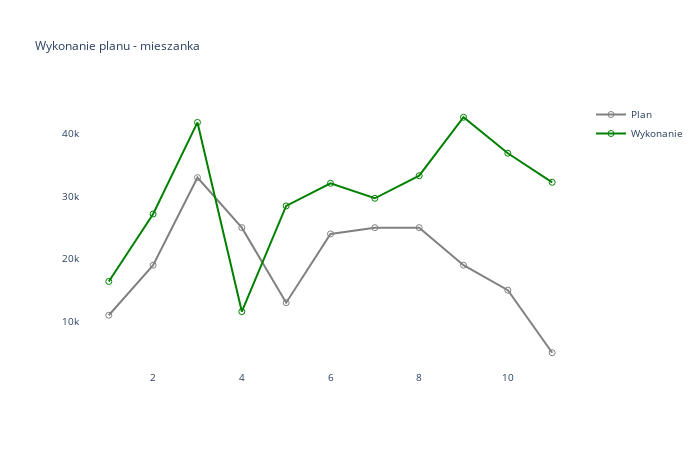

Here is the notebook cell this chart was saved with:
### Markdown cell above
#### Pozostałe asortymenty

### Code cell
# Mieszanka

t_sprzedaz_temp=t_sprzedaz_p[t_sprzedaz_p['TYP']=='MIESZANKA'].copy()
t_wykres=t_sprzedaz_temp.groupby(['M'],as_index=False)[['P_Ile','W_Ile']].sum()
t_wykres=t_wykres[t_wykres['M']<=msc]
#t_wykres['P_Ile']=t_wykres['P_Ile'].cumsum()
#t_wykres['W_Ile']=t_wykres['W_Ile'].cumsum()

fig=make_subplots(rows=1,cols=1)
fig.add_trace(go.Scatter(x=t_wykres['M'], y=t_wykres['P_Ile'],  marker_symbol='circle-open',name="Plan",line= {"color": "gray", "width": 2}),row=1,col=1)
fig.add_trace(go.Scatter(x=t_wykres['M'], y=t_wykres['W_Ile'],  marker_symbol='circle-open',name="Wykonanie",line= {"color": "green", "width": 2}),row=1,col=1)
fig.update_layout(title_text='Wykonanie planu - mieszanka')
fig.update_layout(plot_bgcolor='#FFFFFF',font_size=10,title_font_size=12,width=700, height=450)
fig.write_image(IMAGES / '9_Mieszanka_Wykonanie_Planu.png')
fig.show()

### Figure 1 — Plotly figure (JSON) as saved in the notebook; plotly's stock layout.template omitted (floating-point values rounded to 4 significant figures)
{"data": [{"line": {"color": "gray", "width": 2}, "marker": {"symbol": "circle-open"}, "name": "Plan", "type": "scatter", "x": [1, 2, 3, 4, 5, 6, 7, 8, 9, 10, 11], "xaxis": "x", "y": [11000, 19000, 33000, 25000, 13000, 24000, 25000, 25000, 19000, 15000, 5000], "yaxis": "y"}, {"line": {"color": "green", "width": 2}, "marker": {"symbol": "circle-open"}, "name": "Wykonanie", "type": "scatter", "x": [1, 2, 3, 4, 5, 6, 7, 8, 9, 10, 11], "xaxis": "x", "y": [16390.0, 27180.0, 41820.0, 11580.0, 28470.0, 32090.0, 29690.0, 33300.0, 42650.0, 36890.0, 32250.0], "yaxis": "y"}], "layout": {"font": {"size": 10}, "height": 450, "plot_bgcolor": "#FFFFFF", "title": {"font": {"size": 12}, "text": "Wykonanie planu - mieszanka"}, "width": 700, "xaxis": {"anchor": "y", "autorange": true, "domain": [0, 1], "range": [0.3499, 11.65], "type": "linear"}, "yaxis": {"anchor": "x", "autorange": true, "domain": [0, 1], "range": [2242.0, 45410.0], "type": "linear"}}}
